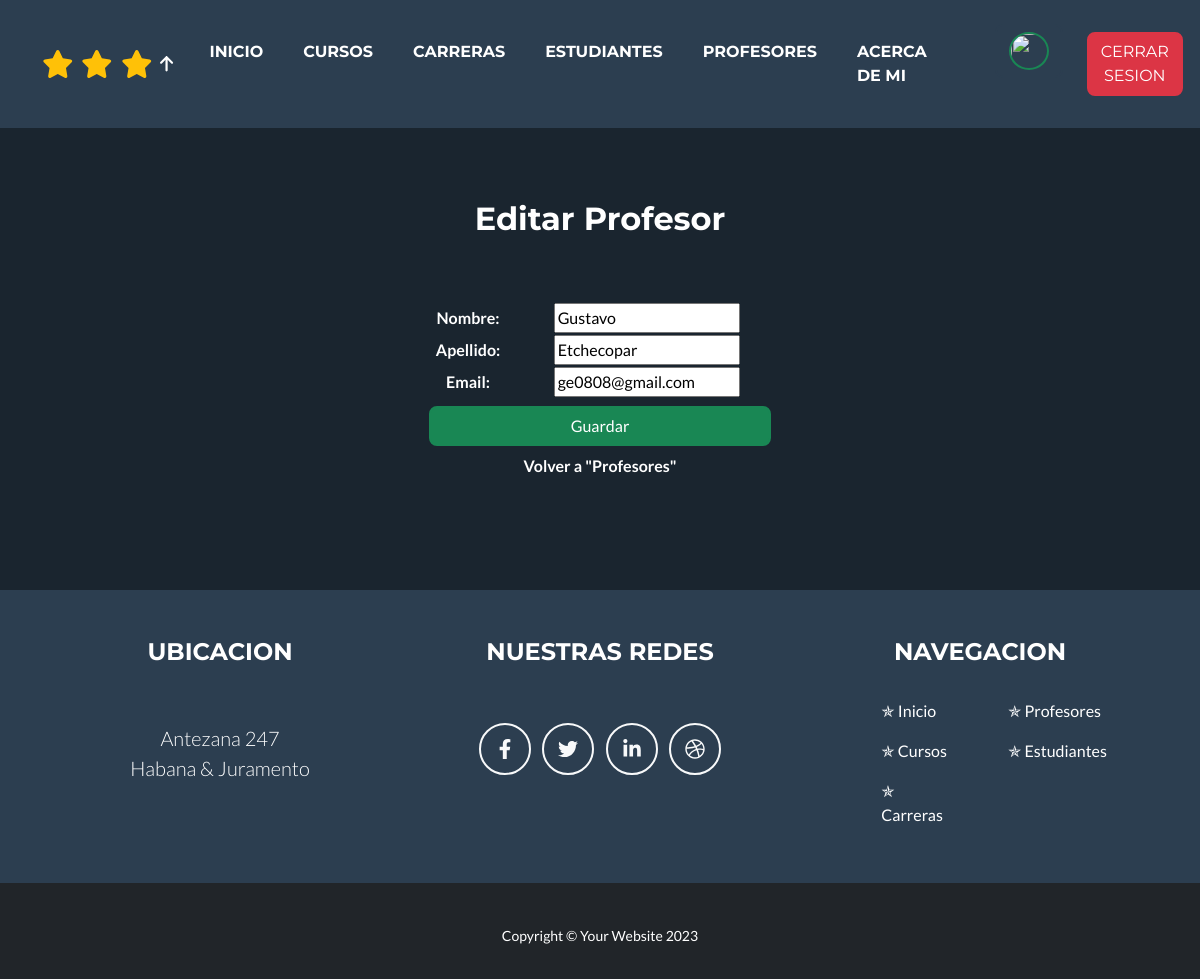
/update_profesor/2/ (signed in), run on the app's committed database.
### aplication/models.py (models this page shows, shortened)
class Profesor(models.Model):
    nombre = models.CharField(max_length=50, blank=False)
    apellido = models.CharField(max_length=50, blank=False)
    email = models.EmailField()
    class Meta:
        verbose_name = "Profesor"
        verbose_name_plural = "Profesores"

### aplication/views.py (the view)
# urls.py: path('update_profesor/<int:pk>/', ProfesorUpdate.as_view(), name='update_profesor'),
class ProfesorUpdate(LoginRequiredMixin, UpdateView):
    model = Profesor
    fields = ['nombre', 'apellido', 'email']
    template_name = 'aplication/profesor_update_form.html'
    success_url = reverse_lazy('profesores')

### aplication/templates/aplication/profesor_update_form.html (shortened to what this page needs)
{% extends 'aplication/woheader.html' %}
{% load static %}
{% block title %}
    <div class="container">
        <h2 class="text-center">Editar Profesor</h2>
    </div>
{% endblock title %}
{% block content %}
    <div class="container d-flex justify-content-center">
        <form class="row" action="" method="post">
            <table>
                {{ form.as_table }}
            </table>
            <div class="p-2">
                <input class="btn btn-success w-100" type="submit" value="Guardar">
            </div>
        </form>
    </div>
    <div class="text-center">
        <a class="navbar-brand" href="{% url 'profesores' %}#{id-dinamico}"><b>Volver a "Profesores"</b></a>
    </div>
{% endblock content %}

### data on the page
Profesor: nombre "Gustavo", apellido "Etchecopar", email "ge0808@gmail.com"
